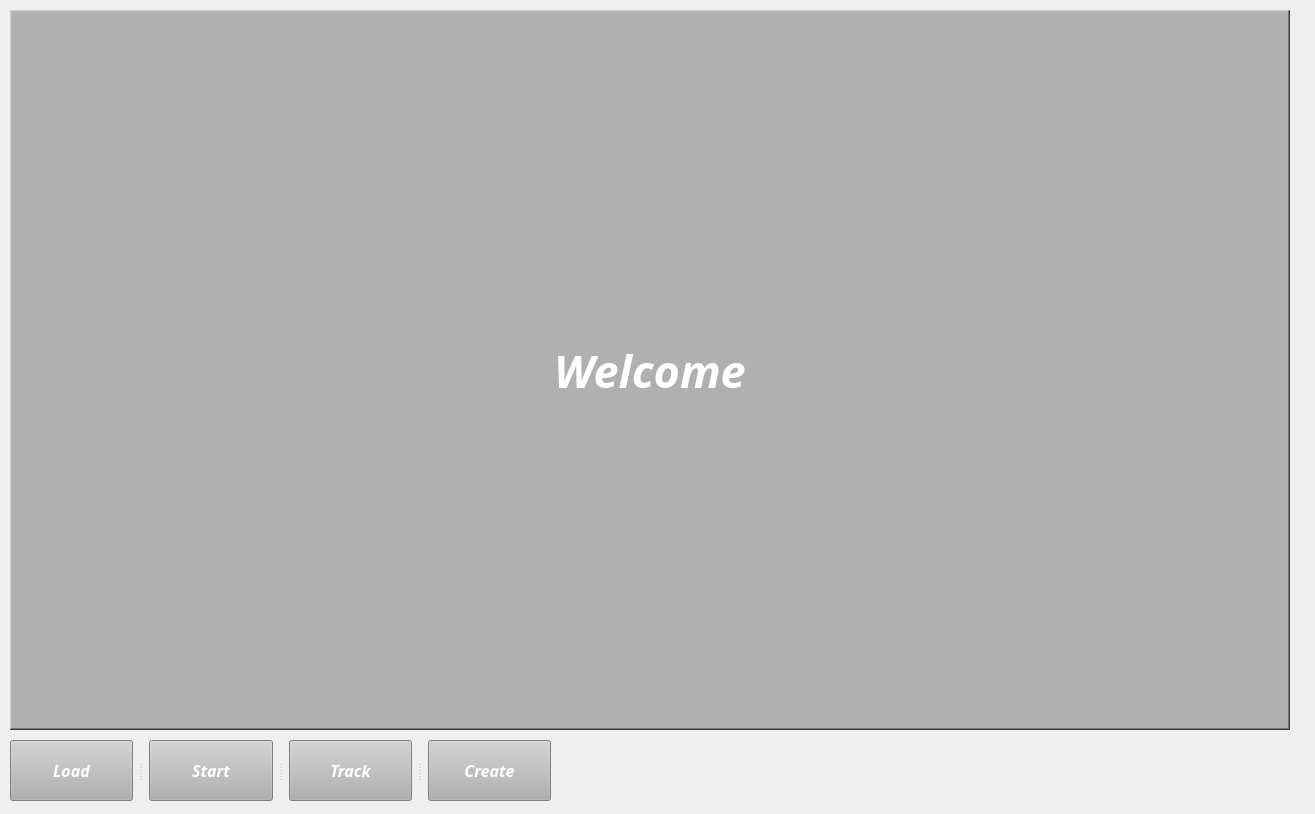
<?xml version="1.0" encoding="UTF-8"?>
<ui version="4.0">
 <class>Form</class>
 <widget class="QWidget" name="Form">
  <property name="enabled">
   <bool>true</bool>
  </property>
  <property name="geometry">
   <rect>
    <x>0</x>
    <y>0</y>
    <width>1315</width>
    <height>814</height>
   </rect>
  </property>
  <property name="minimumSize">
   <size>
    <width>1315</width>
    <height>814</height>
   </size>
  </property>
  <property name="font">
   <font>
    <pointsize>30</pointsize>
    <weight>50</weight>
    <italic>true</italic>
    <bold>false</bold>
    <underline>false</underline>
   </font>
  </property>
  <property name="windowTitle">
   <string>Form</string>
  </property>
  <widget class="QSplitter" name="splitter">
   <property name="geometry">
    <rect>
     <x>10</x>
     <y>740</y>
     <width>541</width>
     <height>61</height>
    </rect>
   </property>
   <property name="lineWidth">
    <number>5</number>
   </property>
   <property name="orientation">
    <enum>Qt::Horizontal</enum>
   </property>
   <property name="handleWidth">
    <number>16</number>
   </property>
   <widget class="QPushButton" name="loadBtn">
    <property name="enabled">
     <bool>true</bool>
    </property>
    <property name="font">
     <font>
      <family>Cascadia Mono SemiLight</family>
      <pointsize>12</pointsize>
      <weight>75</weight>
      <italic>true</italic>
      <bold>true</bold>
     </font>
    </property>
    <property name="cursor">
     <cursorShape>ClosedHandCursor</cursorShape>
    </property>
    <property name="styleSheet">
     <string notr="true">QPushButton {
	background-color: rgb(176, 176, 176);
	color: rgb(255,255,255);
}
QPushButton:hover {
	background-color: rgb(16,53,100);
	color:rgb(254,216,37);;
}
QPushButton:disabled {
    background-color: rgb(214, 214, 210);
	color: rgb(255, 255, 255);
}

</string>
    </property>
    <property name="text">
     <string>Load</string>
    </property>
   </widget>
   <widget class="QPushButton" name="startBtn">
    <property name="font">
     <font>
      <family>Cascadia Mono SemiLight</family>
      <pointsize>12</pointsize>
      <weight>75</weight>
      <italic>true</italic>
      <bold>true</bold>
     </font>
    </property>
    <property name="cursor">
     <cursorShape>ClosedHandCursor</cursorShape>
    </property>
    <property name="styleSheet">
     <string notr="true">QPushButton {
	background-color: rgb(176, 176, 176);
	color: rgb(255, 255, 255);
}
QPushButton:hover {
	background-color: rgb(16,53,100);
	color:rgb(254,216,37);
}
QPushButton:disabled {
    background-color: rgb(214, 214, 210);
	color: rgb(255, 255, 255);
}

</string>
    </property>
    <property name="text">
     <string>Start</string>
    </property>
   </widget>
   <widget class="QPushButton" name="detecBtn">
    <property name="font">
     <font>
      <family>Cascadia Mono SemiLight</family>
      <pointsize>12</pointsize>
      <weight>75</weight>
      <italic>true</italic>
      <bold>true</bold>
     </font>
    </property>
    <property name="cursor">
     <cursorShape>ClosedHandCursor</cursorShape>
    </property>
    <property name="acceptDrops">
     <bool>false</bool>
    </property>
    <property name="styleSheet">
     <string notr="true">QPushButton {
	background-color: rgb(176, 176, 176);
	color: rgb(255, 255, 255);
}
QPushButton:hover {
	background-color: rgb(16,53,100);
	color:rgb(254,216,37);
}
QPushButton:disabled {
    background-color: rgb(214, 214, 210);
	color: rgb(255, 255, 255);
}</string>
    </property>
    <property name="inputMethodHints">
     <set>Qt::ImhNone</set>
    </property>
    <property name="text">
     <string>Track</string>
    </property>
   </widget>
   <widget class="QPushButton" name="createBtn">
    <property name="font">
     <font>
      <family>Cascadia Mono SemiLight</family>
      <pointsize>12</pointsize>
      <weight>75</weight>
      <italic>true</italic>
      <bold>true</bold>
      <underline>false</underline>
      <strikeout>false</strikeout>
      <kerning>true</kerning>
     </font>
    </property>
    <property name="cursor">
     <cursorShape>ClosedHandCursor</cursorShape>
    </property>
    <property name="styleSheet">
     <string notr="true">QPushButton {
	background-color: rgb(176, 176, 176);
	color: rgb(255, 255, 255);
}
QPushButton:hover {
	background-color: rgb(16,53,100);
	color:rgb(254,216,37);
}
QPushButton:disabled {
    background-color: rgb(214, 214, 210);
	color: rgb(255, 255, 255);
}</string>
    </property>
    <property name="text">
     <string>Create</string>
    </property>
   </widget>
  </widget>
  <widget class="QLabel" name="label">
   <property name="geometry">
    <rect>
     <x>10</x>
     <y>10</y>
     <width>1280</width>
     <height>720</height>
    </rect>
   </property>
   <property name="minimumSize">
    <size>
     <width>0</width>
     <height>0</height>
    </size>
   </property>
   <property name="font">
    <font>
     <family>Cascadia Mono SemiLight</family>
     <pointsize>34</pointsize>
     <weight>75</weight>
     <italic>true</italic>
     <bold>true</bold>
    </font>
   </property>
   <property name="styleSheet">
    <string notr="true">QLabel{
	background-color: rgb(176,176,176);
	color:rgb(255,255,255);
}
</string>
   </property>
   <property name="frameShape">
    <enum>QFrame::WinPanel</enum>
   </property>
   <property name="frameShadow">
    <enum>QFrame::Raised</enum>
   </property>
   <property name="lineWidth">
    <number>1</number>
   </property>
   <property name="midLineWidth">
    <number>1</number>
   </property>
   <property name="text">
    <string>Welcome</string>
   </property>
   <property name="textFormat">
    <enum>Qt::AutoText</enum>
   </property>
   <property name="scaledContents">
    <bool>true</bool>
   </property>
   <property name="alignment">
    <set>Qt::AlignCenter</set>
   </property>
   <property name="wordWrap">
    <bool>false</bool>
   </property>
   <property name="margin">
    <number>1</number>
   </property>
  </widget>
 </widget>
 <resources/>
 <connections/>
</ui>
